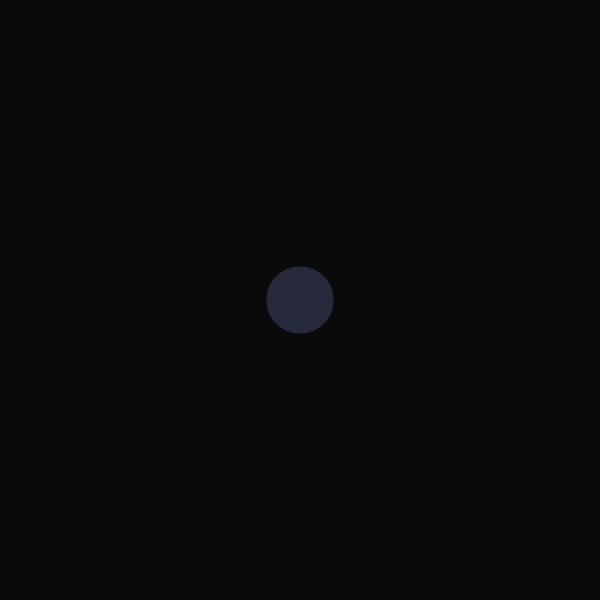
Frame 1 (no input)
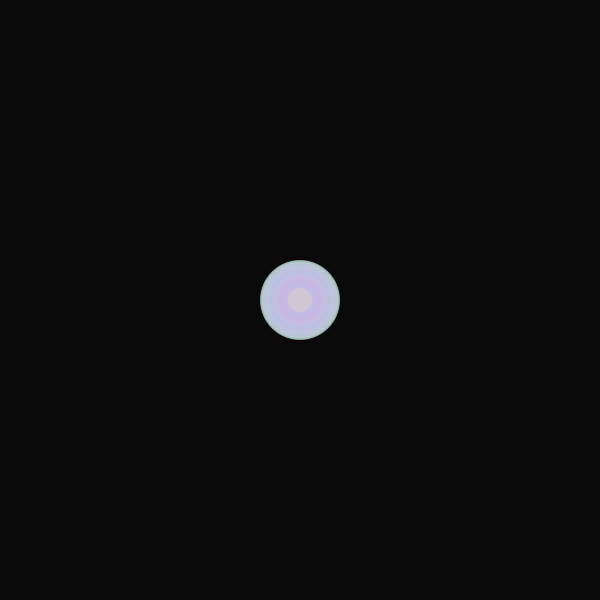
Frame 60 (the mouse pressed at the canvas centre just before this capture)
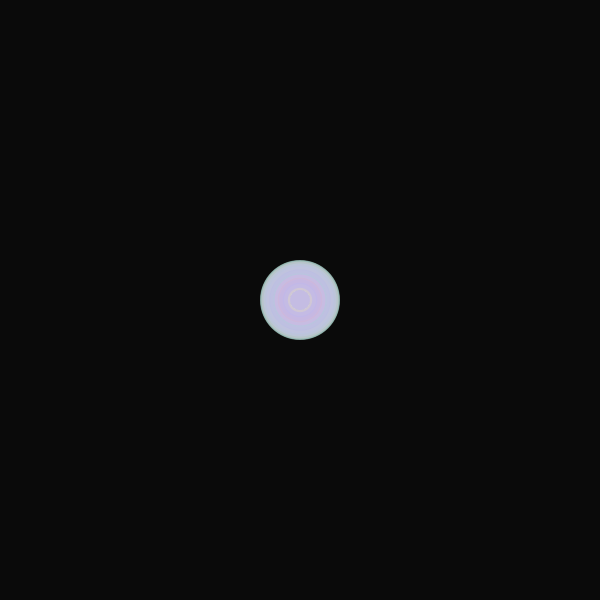
Frame 120 (the mouse held since frame 60 and released just before this capture)

The Processing sketch that drew these frames (run headless with seeded random() and noise(); from frame 60 on, the mouse is pressed at the canvas centre):

// Processing sketch: processing_168950
// ── processing_168950.pde

int counter;

void setup() {  //setup function called initially, only once
  size(600, 600);
  background(10);  //set background black
  colorMode(HSB);   //set colors to Hue, Saturation, Brightness mode
  counter = 0;
}

void draw() {  //draw function loops 
  counter++;
  noStroke();
  fill(random(255),100,255,50);
  
  if(mousePressed == true) { //add some interaction
    ellipse(mouseX, mouseY, 20, 20);
  }
  else {
    ellipse(width/2, height/2, 80*sin(counter), 80*sin(counter));
  }
}
